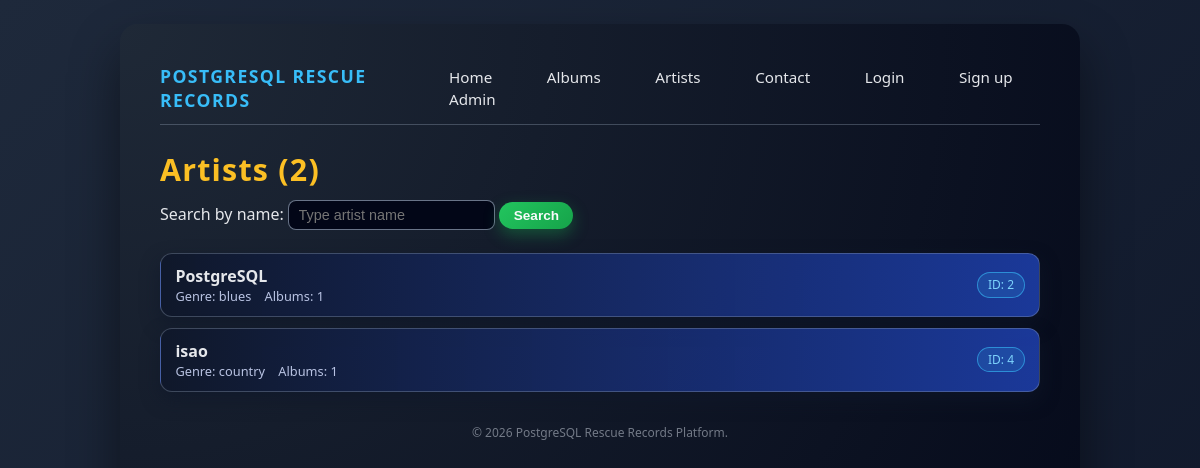
Screenshot of /artists/ with the database file from the repository.
### music_library/models.py (models this page shows, shortened)
class Artist(models.Model):
    name = models.CharField(max_length=100)
    country = models.CharField(max_length=100, blank=True)
    genre = models.ManyToManyField(Genre, related_name='Artists')

class Genre(models.Model):
    name = models.CharField(max_length=100, unique=True)
    def __str__(self):
        return f"{self.name}"

### music_library/views.py (the view)
# urls.py: path('artists/', ml_views.ArtistListView.as_view(), name='artist_list'),
class ArtistListView(ListView):
    model = Artist
    template_name = "music_library/artist_list.html"
    context_object_name = "artists"
    ordering = ['name']
    def get_context_data(self, **kwargs):
        context = super().get_context_data(**kwargs)
        context['total'] = context['artists'].count()
        return context
    def get_queryset(self):
        return super().get_queryset().prefetch_related('genre')

### music_library/templates/music_library/artist_list.html (shortened to what this page needs)
{% extends "core/base.html" %}
{% block content %}
    <h1>Artists ({{ artists|length }})</h1>
    <div class="filter-bar">
        <form method="get">
            <label for="q">Search by name:</label>
            <input
                type="search"
                name="q"
                id="q"
                value="{{ request.GET.q }}"
                placeholder="Type artist name"
            >
            <button type="submit">Search</button>
        </form>
    </div>
    {% if artists %}
        <ul class="album-list">
            {% for artist in artists %}
            <li>
                <div class="album-main">
                    <div class="album-title">
                        <a href="{% url 'artist_detail' artist.pk %}">
                            {{ artist.name }}
                        </a>
                    </div>
                    <div class="album-meta">
                        Genre:
                        {% for genre in artist.genre.all %}
                        {{ genre }}
                        {% endfor %}
                        Albums: {{ artist.Albums.count }}
                    </div>
                </div>
                <span class="badge">
                    ID: {{ artist.pk }}
                </span>
            </li>
            {% endfor %}
        </ul>
    {% else %}
        <p>No artists found.</p>
    {% endif %}
{% endblock %}

### core/static/css/main.css (style rules this page uses)
body { font-family: Arial, sans-serif; margin: 0; padding: 0 1.5rem 2rem; }
h1 { margin-top: 1rem; }
* { margin: 0; padding: 0; box-sizing: border-box; }
html, body { height: 100%; }
body { font-family: system-ui, -apple-system, BlinkMacSystemFont, "Segoe UI", Roboto, sans-serif; background: linear-gradient(135deg, #1e293b, #0f172a); color: #e5e7eb; display: flex; justify-content: center; }
h1 { margin-top: 0.5rem; margin-bottom: 0.5rem; font-size: 1.9rem; color: #fbbf24; letter-spacing: 0.04em; }
.filter-bar { display: flex; align-items: center; gap: 0.5rem; margin: 0.6rem 0 1.4rem; flex-wrap: wrap; }
input[type="text"], input[type="number"], input[type="search"] { padding: 0.4rem 0.6rem; border-radius: 8px; border: 1px solid rgba(148, 163, 184, 0.7); background-color: #020617; color: #e5e7eb; font-size: 0.9rem; outline: none; transition: border-color 0.15s, box-shadow 0.15s; }
button, input[type="submit"] { border: none; border-radius: 999px; padding: 0.4rem 0.9rem; font-size: 0.85rem; font-weight: 600; cursor: pointer; background: linear-gradient(135deg, #22c55e, #16a34a); color: #f9fafb; box-shadow: 0 6px 16px rgba(22, 163, 74, 0.4); transition: transform 0.08s, box-shadow 0.08s, filter 0.08s; }
.album-list { list-style: none; margin-top: 0.3rem; }
.album-list li { background: linear-gradient(90deg, rgba(15, 23, 42, 0.9), rgba(30, 64, 175, 0.85)); border-radius: 12px; padding: 0.7rem 0.9rem; margin-bottom: 0.65rem; border: 1px solid rgba(148, 163, 184, 0.35); box-shadow: 0 8px 18px rgba(15, 23, 42, 0.6); display: flex; justify-content: space-between; align-items: center; }
.album-main { display: flex; flex-direction: column }
.album-title { font-weight: 600; color: #e5e7eb; }
.album-title a { color: inherit; text-decoration: none; }
.album-meta { font-size: 0.8rem; color: #cbd5f5; opacity: 0.9; }
.badge { padding: 0.2rem 0.6rem; border-radius: 999px; font-size: 0.75rem; background: rgba(56, 189, 248, 0.15); color: #7dd3fc; border: 1px solid rgba(56, 189, 248, 0.6); }

### rows the page displays
Artist: name "PostgreSQL", Albums.count "1", pk "2"
Genre: name "blues"
Artist: name "isao", Albums.count "1", pk "4"
Genre: name "country"

### other values shown
{{ artists|length }} "2"
